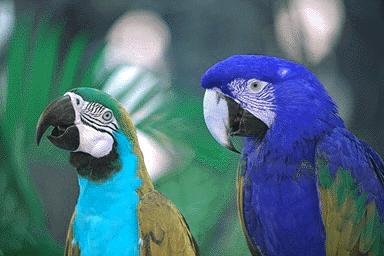
#> input picture detection/par.jpg, 384 x 256 px
$ python detectionColourVerticalSegmentation.py
#> lines starting #> are read from the running program, lines starting #| are printed output that depends on the picture
import cv2
import numpy as np
import math


img = np.asarray(cv2.imread('par.jpg'))
#> img is the input picture: shape (256, 384, 3); mean B, G, R 122.1, 109.6, 75.4
print(img.shape)
#| (256, 384, 3)

blank = img.copy()
for row in blank:
    for i in row:
        for x in i:

            x = [255, 255, 255]
for row in blank:
    for i in range(len(row)):
        row[i] = [255,255,255]
#generate thresholds:
IntensityArray = []
seg = math.gcd(img.shape[0],img.shape[1])
#> seg = 128
for i in range(seg**2):
    IntensityArray.append([])
sub = 0
mainsub = 0

###USER ADJUSTED
bias = 75
###

for rowCounter, row in enumerate(img):
    if rowCounter % (img.shape[0] / seg) == 0:
        if mainsub == seg-1:
            mainsub = 0
        else:
            mainsub += 1
    for pixelCounter,RGBpixel in enumerate(row):
        if pixelCounter % (img.shape[1]/seg) == 0:
            if sub == seg-1:
                sub = 0
            else:
                sub +=1
            IntensityArray[sub+(mainsub*seg)].append(np.sqrt(RGBpixel[0]**2+RGBpixel[1]**2+RGBpixel[2]**2))
#> after the loop, mainsub = 0; sub = 0
temp = []

for i in IntensityArray:
    temp.append(int(sum(i)/len(i)))

#horizontal iteration
mainsub = 0
sub = 0


for rowc, row in enumerate(img):
    if rowc % (img.shape[0] / seg) == 0:

        if mainsub == seg-1:
            mainsub = 0
        else:
            mainsub += 1
    if rowc == img.shape[0]-1:
        continue
    for c,i in enumerate(row):

        if c % (img.shape[1] / seg) == 0:
            #print(temp[sub + (mainsub * seg)])
            if sub == seg - 1:
                sub = 0
            else:
                sub += 1
        if c == img.shape[1]-1:
            continue
        privtense = np.sqrt(int(row[c][0]**2) + int(row[c][1]**2) + int(row[c][2] ** 2))
        curtense = np.sqrt(int(row[c+1][0]**2) + int(row[c+1][1]**2) + int(row[c+1][2] ** 2))
        bottense = np.sqrt(np.square(int(img[rowc+1][c][0])) + int(np.square(img[rowc+1][c][1])) + int(np.square(img[rowc+1][c][2])))
        diffhor = curtense - privtense
        diffver = curtense - bottense
        diff = diffhor + diffver


        if  diff*2 > temp[sub+(mainsub*seg)]:
            try:

                row[c] = [255,0,0]
                blank[rowc][c] = [225, 0, 0]
            except IndexError:
                continue
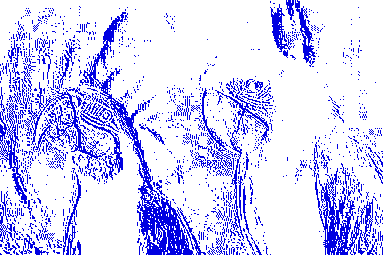
#> blank: shape (256, 384, 3); mean B, G, R 249.6, 208.9, 208.9
#> after the loop, mainsub = 0; sub = 0


cv2.imshow('image',blank)
cv2.waitKey(0)

$ run again, with detection/cliff.jpg copied over detection/par.jpg
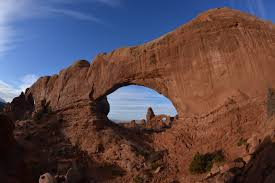
#> input picture detection/cliff.jpg, 275 x 183 px
#> img is the input picture: shape (183, 275, 3); mean B, G, R 78.7, 73.8, 91.9
#| (183, 275, 3)
#> the loop `for rowCounter, row in enumerate(img):` made 183 passes
#> mainsub on pass 1: 0
#> after the loop `for rowCounter, row in enumerate(img):`: mainsub = 0
#> the loop `for rowc, row in enumerate(img):` made 183 passes
#> after the loop `for rowc, row in enumerate(img):`:
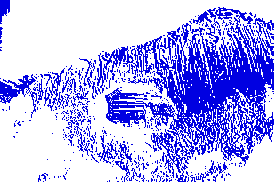
#> blank: shape (183, 275, 3); mean B, G, R 246, 178.5, 178.5

$ run again, with detection/peng.jpg copied over detection/par.jpg
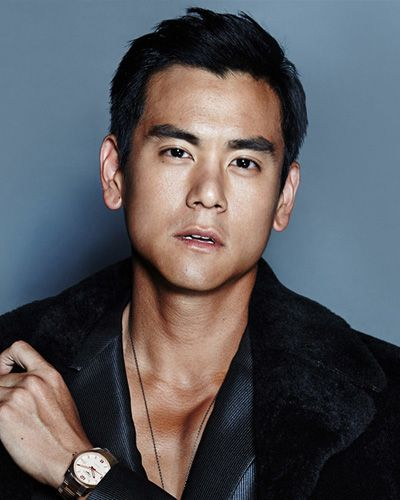
#> input picture detection/peng.jpg, 400 x 500 px
#> img is the input picture: shape (500, 400, 3); mean B, G, R 92.1, 88.1, 88.9
#| (500, 400, 3)
#> after the loop `for rowCounter, row in enumerate(img):`: mainsub = 0
#> after the loop `for rowc, row in enumerate(img):`:
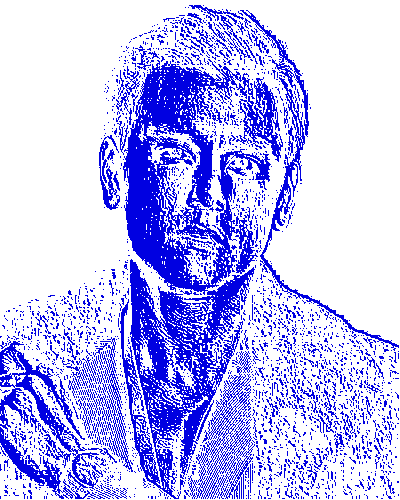
#> blank: shape (500, 400, 3); mean B, G, R 247.1, 187.6, 187.6
